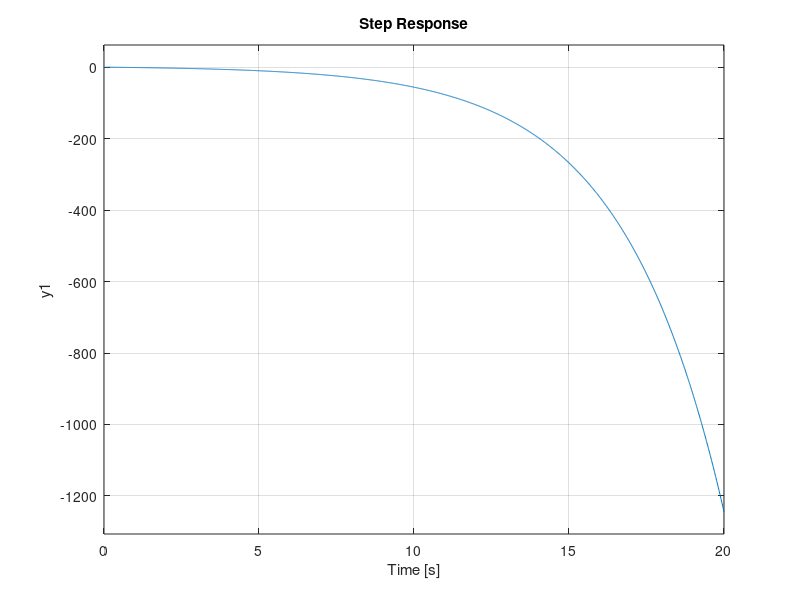

This figure's MATLAB source:
num=500*[1 -2]
den=conv(conv([1 2],[1 7]),[1 50])
roots(den)
H2=tf(num,den)
subplot(1,3,1)
step(H2)
subplot(1,3,2)
nyquist(H2)
HBF=feedback(H2,1)
subplot(1,3,3)
step(HBF)
pole(HBF) 
pole(H2)